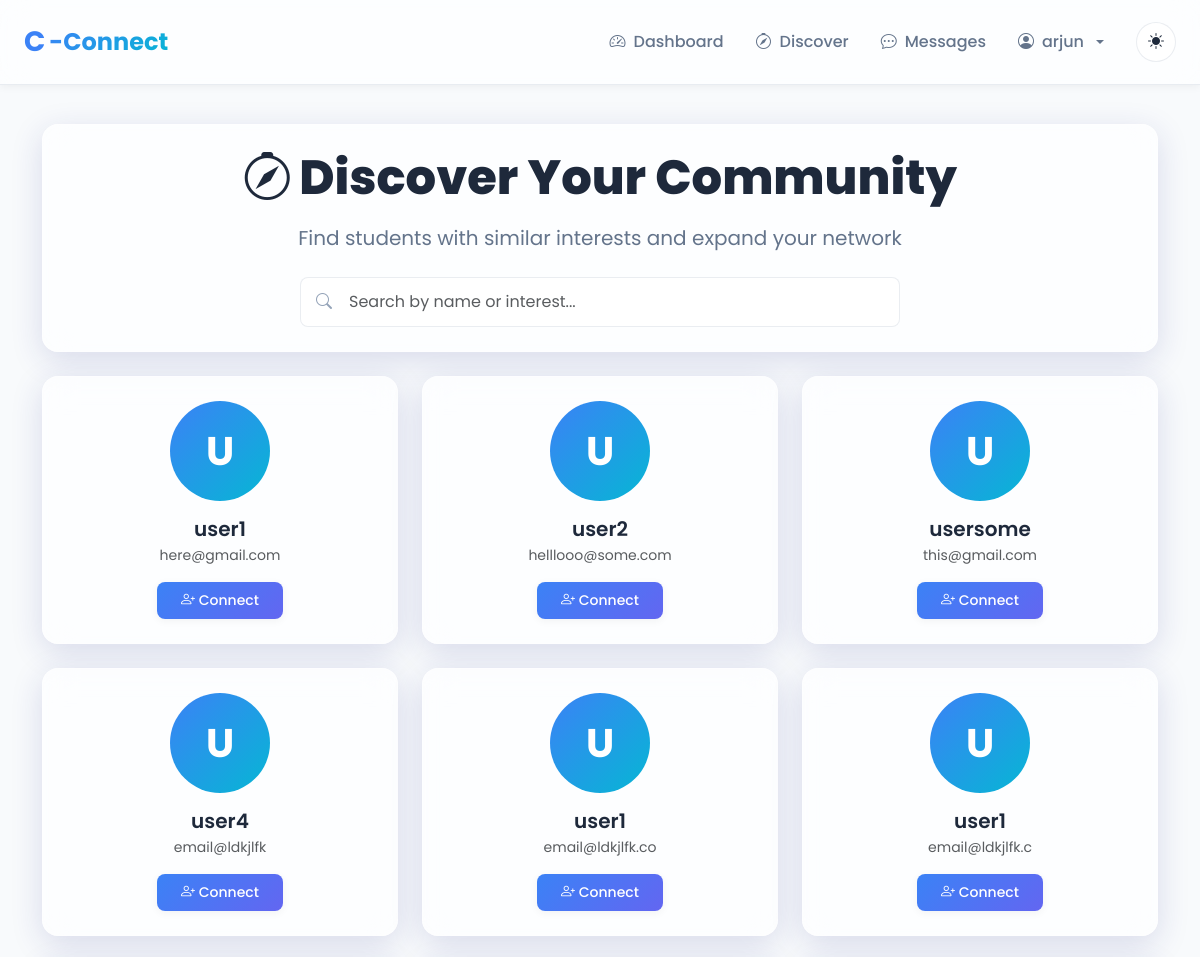
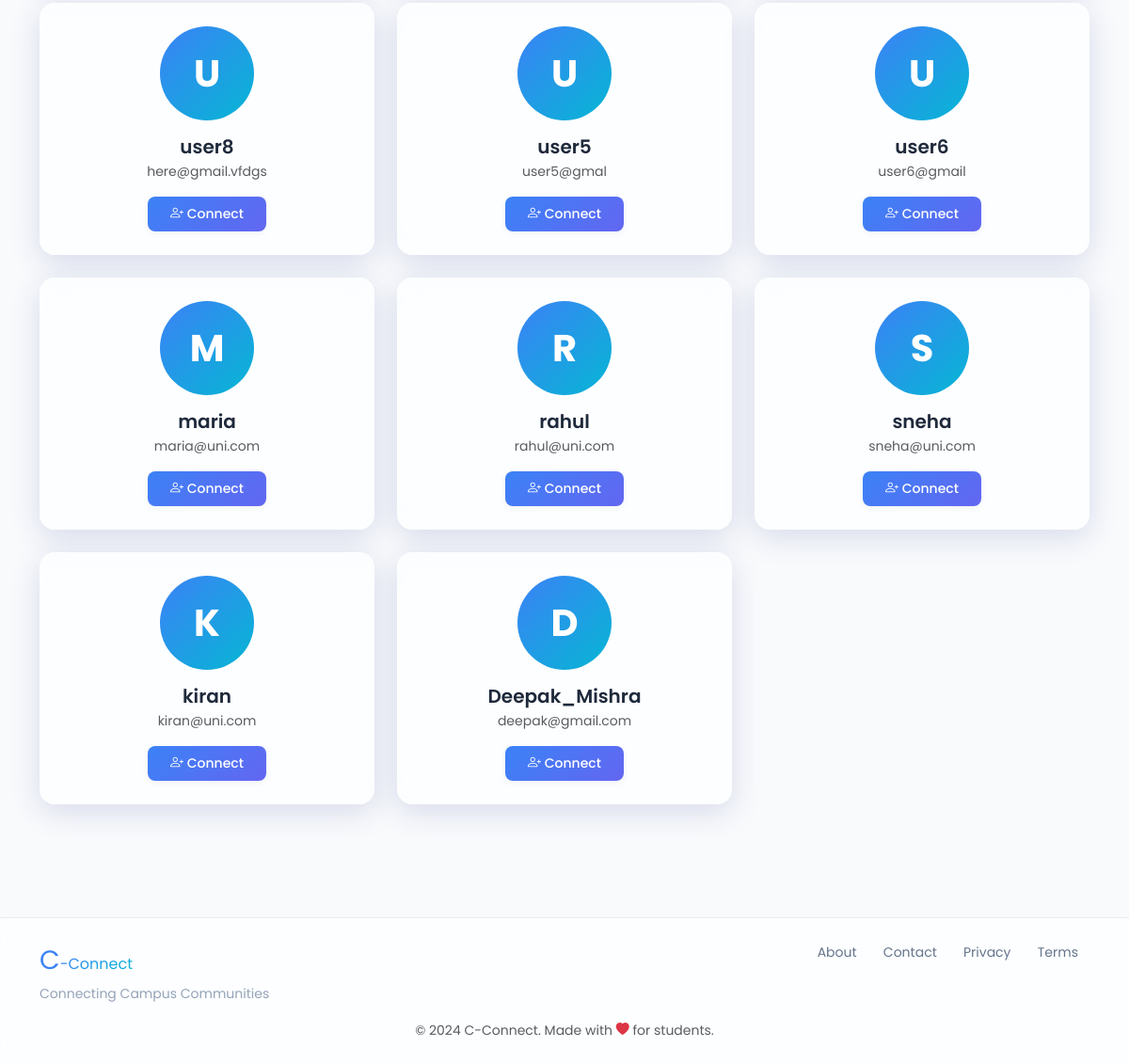
The page /discover (signed in) on the database its author committed (2 pictures, top to bottom).
### models.py (models this page shows, shortened)
class User(UserMixin, db.Model):
    id = db.Column(db.Integer, primary_key=True, autoincrement=True)  # Unique identifier
    username = db.Column(db.String(100), nullable=False)  # Name of the user (later can add this unique if needed)
    email = db.Column(db.String(120), nullable=False, unique=True)  # Email of the user
    password = db.Column(db.String(200), nullable=False)  # Passwords not hashed yet (done in setup_db.py)
    pass

### blueprints/main/routes.py (the view)
@main.route('/discover')
@login_required
def discover():
    users = User.query.filter(User.id != current_user.id).all()
    return render_template('main/discover.html', users=users)

### blueprints/main/templates/main/discover.html (shortened to what this page needs)
{% extends "base.html" %}
{% block body %}
<div class="container py-4">
    <div class="glass-card text-center p-4 mb-4 animate-on-scroll">
        <h1 class="page-title mb-3"><i class="bi bi-compass me-2"></i>Discover Your Community</h1>
        <p class="page-subtitle mb-4">Find students with similar interests and expand your network</p>
        <div style="max-width: 600px; margin: 0 auto;">
            <div style="position: relative;">
                <i class="bi bi-search" style="position: absolute; left: 1rem; top: 50%; transform: translateY(-50%); color: var(--text-muted);"></i>
                <input type="text" class="form-control" id="searchInput" placeholder="Search by name or interest..." style="padding-left: 3rem;">
            </div>
        </div>
    </div>
    <div style="display: grid; grid-template-columns: repeat(auto-fill, minmax(280px, 1fr)); gap: 1.5rem;">
        {% if users %}
            {% for user in users %}
            <div class="glass-card p-4 text-center">
                <div style="width: 100px; height: 100px; margin: 0 auto 1rem; background: linear-gradient(135deg, var(--primary-color), var(--accent-color)); border-radius: 50%; display: flex; align-items: center; justify-content: center; font-size: 2.5rem; font-weight: 700; color: white;">
                    {{ user.username[0].upper() }}
                </div>
                <h3 style="font-size: 1.25rem; font-weight: 600; margin-bottom: 0.25rem;">{{ user.username }}</h3>
                <p class="text-muted" style="font-size: 0.875rem; margin-bottom: 1rem;">{{ user.email }}</p>
                <div style="display: flex; gap: 0.5rem; justify-content: center;">
                    <button class="btn btn-primary-custom btn-sm" onclick="window.cconnect.showToast('Feature coming soon!', 'info')">
                        <i class="bi bi-person-plus"></i> Connect
                    </button>
                </div>
            </div>
            {% endfor %}
        {% endif %}
    </div>
</div>
{% endblock %}

### templates/base.html (shortened to what this page needs)
<!DOCTYPE html>
<html lang="en">
<head>
    <link href="https://cdn.jsdelivr.net/npm/bootstrap@5.3.2/dist/css/bootstrap.min.css" rel="stylesheet">
    <link rel="stylesheet" href="https://cdn.jsdelivr.net/npm/bootstrap-icons@1.11.1/font/bootstrap-icons.css">
    <link rel="stylesheet" href="{{ url_for('static', filename='css/global.css') }}">
</head>
<body>
    <nav class="navbar navbar-expand-lg navbar-glass fixed-top">
        <div class="container-fluid px-4">
            <a class="navbar-brand brand-logo" href="{{ url_for('main.home') }}">
                <span class="brand-c">C</span><span class="brand-connect">-Connect</span>
            </a>
            <div class="collapse navbar-collapse" id="navbarNav">
                <ul class="navbar-nav ms-auto align-items-center">
                    {% if current_user.is_authenticated %}
                        <li class="nav-item">
                            <a class="nav-link" href="{{ url_for('main.dashboard') }}">
                                <i class="bi bi-speedometer2"></i> Dashboard
                            </a>
                        </li>
                        <li class="nav-item">
                            <a class="nav-link" href="{{ url_for('main.discover') }}">
                                <i class="bi bi-compass"></i> Discover
                            </a>
                        </li>
                        <li class="nav-item">
                            <a class="nav-link" href="{{ url_for('main.messages') }}">
                                <i class="bi bi-chat-dots"></i> Messages
                            </a>
                        </li>
                        <li class="nav-item dropdown">
                            <a class="nav-link dropdown-toggle" href="#" role="button" data-bs-toggle="dropdown">
                                <i class="bi bi-person-circle"></i> {{ current_user.username }}
                            </a>
                        </li>
                    {% endif %}
                    <li class="nav-item ms-3">
                        <button class="btn btn-theme-toggle" id="themeToggle" title="Toggle theme">
                            <i class="bi bi-sun-fill" id="themeIcon"></i>
                        </button>
                    </li>
                </ul>
            </div>
        </div>
    </nav>
    <main class="main-content">
        {% block body %}{% endblock %}
    </main>
    <footer class="footer-glass mt-5">
        <div class="container py-4">
            <div class="row">
                <div class="col-md-6 text-center text-md-start mb-3 mb-md-0">
                    <span class="brand-c">C</span><span class="brand-connect">-Connect</span>
                    <p class="footer-tagline mb-0">Connecting Campus Communities</p>
                </div>
                <div class="col-md-6 text-center text-md-end">
                    <a href="{{ url_for('main.about') }}" class="footer-link">About</a>
                    <a href="{{ url_for('main.contact') }}" class="footer-link">Contact</a>
                    <a href="#" class="footer-link">Privacy</a>
                    <a href="#" class="footer-link">Terms</a>
                </div>
            </div>
            <div class="row mt-3">
                <div class="col text-center">
                    <small class="text-muted">&copy; 2024 C-Connect. Made with <i class="bi bi-heart-fill text-danger"></i> for students.</small>
                </div>
            </div>
        </div>
    </footer>
</body>
</html>

### static/css/global.css (style rules this page uses)
:root { --primary-color: #3b82f6; --primary-hover: #2563eb; --secondary-color: #6366f1; --accent-color: #06b6d4; --bg-primary: #ffffff; --bg-secondary: #f8fafc; --bg-glass: rgba(255, 255, 255, 0.7); --bg-glass-hover: rgba(255, 255, 255, 0.85); --text-primary: #1e293b; --text-secondary: #64748b; --text-muted: #94a3b8; --border-color: rgba(148, 163, 184, 0.2); --shadow-sm: 0 2px 8px rgba(0, 0, 0, 0.05); --shadow-md: 0 4px 16px rgba(0, 0, 0, 0.08); --shadow-lg: 0 8px 32px rgba(0, 0, 0, 0.12); --glass-border: rgba(255, 255, 255, 0.3); --glass-shadow: 0 8px 32px 0 rgba(31, 38, 135, 0.15); }
* { margin: 0; padding: 0; box-sizing: border-box; }
body { font-family: 'Poppins', -apple-system, BlinkMacSystemFont, 'Segoe UI', sans-serif; background: var(--bg-secondary); color: var(--text-primary); transition: background 0.3s ease, color 0.3s ease; overflow-x: hidden; }
body, .navbar-glass, .glass-card, .glass-dropdown { transition: all 0.3s ease; }
.glass-card { background: var(--bg-glass); backdrop-filter: blur(16px) saturate(180%); -webkit-backdrop-filter: blur(16px) saturate(180%); border: 1px solid var(--glass-border); border-radius: 16px; box-shadow: var(--glass-shadow); transition: all 0.3s ease; }
.navbar-glass { background: var(--bg-glass) !important; backdrop-filter: blur(16px) saturate(180%); -webkit-backdrop-filter: blur(16px) saturate(180%); border-bottom: 1px solid var(--border-color); box-shadow: var(--shadow-sm); padding: 1rem 0; }
.brand-logo { font-size: 1.5rem; font-weight: 700; text-decoration: none; display: flex; align-items: center; gap: 0.25rem; }
.brand-c { color: var(--primary-color); font-size: 1.75rem; }
.brand-connect { color: var(--text-primary); background: linear-gradient(135deg, var(--primary-color), var(--accent-color)); -webkit-background-clip: text; -webkit-text-fill-color: transparent; background-clip: text; }
.nav-link { color: var(--text-secondary) !important; font-weight: 500; padding: 0.5rem 1rem !important; border-radius: 8px; transition: all 0.3s ease; display: flex; align-items: center; gap: 0.5rem; }
.btn-primary-custom { background: linear-gradient(135deg, var(--primary-color), var(--secondary-color)); border: none; color: white; padding: 0.5rem 1.5rem; border-radius: 8px; font-weight: 500; transition: all 0.3s ease; box-shadow: var(--shadow-sm); }
.btn-theme-toggle { background: var(--bg-glass); border: 1px solid var(--border-color); color: var(--text-primary); width: 40px; height: 40px; border-radius: 50%; display: flex; align-items: center; justify-content: center; transition: all 0.3s ease; }
.main-content { min-height: calc(100vh - 200px); padding-top: 100px; padding-bottom: 3rem; }
.footer-glass { background: var(--bg-glass); backdrop-filter: blur(16px) saturate(180%); -webkit-backdrop-filter: blur(16px) saturate(180%); border-top: 1px solid var(--border-color); margin-top: auto; }
.footer-tagline { font-size: 0.875rem; color: var(--text-muted); margin-top: 0.25rem; }
.footer-link { color: var(--text-secondary); text-decoration: none; margin: 0 0.75rem; font-size: 0.875rem; transition: color 0.3s ease; }
.form-control, .form-select { background: var(--bg-glass); border: 1px solid var(--border-color); color: var(--text-primary); border-radius: 8px; padding: 0.75rem 1rem; transition: all 0.3s ease; }
.page-title { font-size: 3rem; font-weight: 800; color: var(--text-primary); margin-bottom: 1rem; }
.page-subtitle { font-size: 1.25rem; color: var(--text-secondary); }
.animate-on-scroll { opacity: 0; transform: translateY(20px); transition: opacity 0.6s ease, transform 0.6s ease; }
.animate-on-scroll.animate-in { opacity: 1; transform: translateY(0); }

### rows shown on the page
User: username "arjun"
User: username "U", username "user1", email "here@gmail.com"
User: username "U", username "user2", email "helllooo@some.com"
User: username "U", username "usersome", email "this@gmail.com"
User: username "U", username "user4", email "email@ldkjlfk"
User: username "U", username "user1", email "email@ldkjlfk.co"
User: username "U", username "user1", email "email@ldkjlfk.c"
User: username "U", username "user8", email "here@gmail.vfdgs"
User: username "U", username "user5", email "user5@gmal"
User: username "U", username "user6", email "user6@gmail"
User: username "M", username "maria", email "maria@uni.com"
User: username "R", username "rahul", email "rahul@uni.com"
User: username "S", username "sneha", email "sneha@uni.com"
User: username "K", username "kiran", email "kiran@uni.com"
User: username "D", username "Deepak_Mishra", email "deepak@gmail.com"
